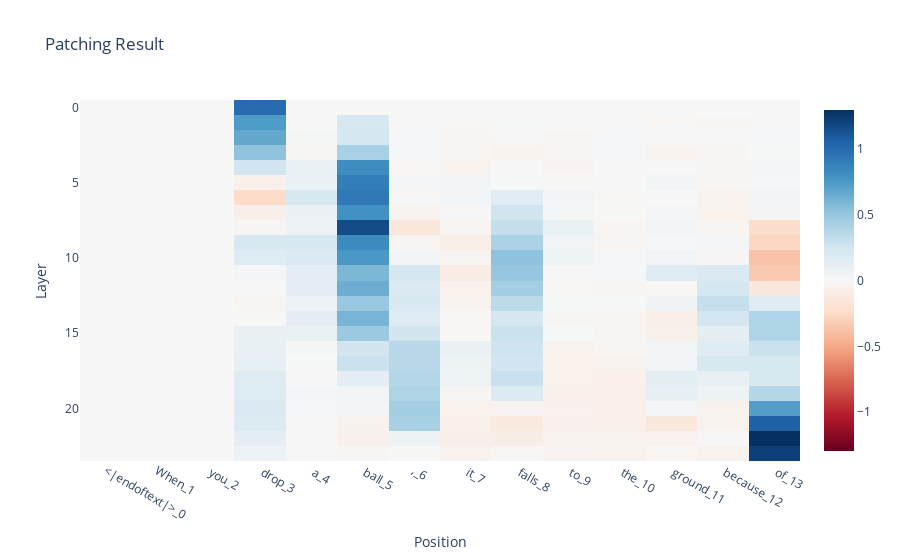

Source (notebook cell):
### Code cell
patching_result_physics = activation_patching(model, clean_physics_prompt, corrupted_physics_prompt, clean_answer, corrupted_answer)
token_labels = [f'{token}_{index}' for index, token in enumerate(model.to_str_tokens(clean_physics_prompt))]
imshow(patching_result_physics[0], x=token_labels, xaxis="Position", yaxis="Layer", title="Patching Result",)

### Figure 1 — Plotly figure (JSON) as saved in the notebook; plotly's stock layout.template omitted (floating-point values rounded to 4 significant figures; data arrays with more than 128 entries replaced by an {"elided": "..."} marker saying what was removed)
{"data": [{"coloraxis": "coloraxis", "hovertemplate": "Position: %{x}<br>Layer: %{y}<br>color: %{z}<extra></extra>", "name": "0", "type": "heatmap", "x": ["<|endoftext|>_0", "When_1", " you_2", " drop_3", " a_4", " ball_5", ",_6", " it_7", " falls_8", " to_9", " the_10", " ground_11", " because_12", " of_13"], "xaxis": "x", "yaxis": "y", "z": {"elided": "24x14 float values"}}], "layout": {"coloraxis": {"cmid": 0, "colorscale": [[0, "rgb(103,0,31)"], [0.1, "rgb(178,24,43)"], [0.2, "rgb(214,96,77)"], [0.3, "rgb(244,165,130)"], [0.4, "rgb(253,219,199)"], [0.5, "rgb(247,247,247)"], [0.6, "rgb(209,229,240)"], [0.7, "rgb(146,197,222)"], [0.8, "rgb(67,147,195)"], [0.9, "rgb(33,102,172)"], [1, "rgb(5,48,97)"]]}, "title": {"text": "Patching Result"}, "xaxis": {"anchor": "y", "constrain": "domain", "domain": [0, 1], "scaleanchor": "y", "title": {"text": "Position"}}, "yaxis": {"anchor": "x", "autorange": "reversed", "constrain": "domain", "domain": [0, 1], "title": {"text": "Layer"}}}}
